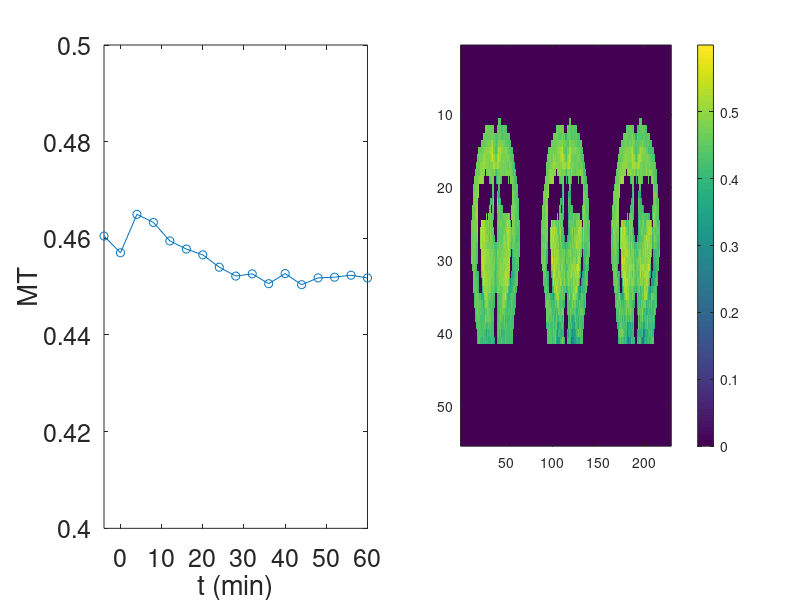

MATLAB code for this plot: (Note: this script raises an error after producing the figure.)
clc, clear all, close all;
addpath(genpath(pwd));

%% load data
load("Data/Fig5_MT_TGN.mat")
for m = 1:size(img_mt,3)
    img_temp = img_mt(:,:,m);
    roi_temp = roi(:,:,m);
    dynamic(m) = mean(img_temp(roi_temp==1));
end

%% maps to display
disp_xrg = 6:60;
disp_yrg = 11:86;
img_base = mean(img_mt(disp_xrg,disp_yrg,1:2),3).*double(roi(disp_xrg,disp_yrg,1));
img_28min = img_mt(disp_xrg,disp_yrg,9).*double(roi(disp_xrg,disp_yrg,9));
img_60min = img_mt(disp_xrg,disp_yrg,17).*double(roi(disp_xrg,disp_yrg,17));
img_all = [img_base,img_28min,img_60min];

%% display dynamic curve and maps
t = -4:4:60; % in min
figure,set(gcf,'unit','normalized','position',[0.15,0.4,0.8,0.2],'color','w');
subplot(1,2,1),plot(t, dynamic,'-o',LineWidth=2,MarkerSize=8); set(gca,'fontsize',18);
xlabel("t (min)"); ylabel("MT"); xlim([min(t),max(t)]); ylim([0.4,0.5]);
subplot(1,2,2),imagesc(img_all); colorbar; caxis([0,0.6]); mycolormap(1);axis off; set(gca,'fontsize',18);


